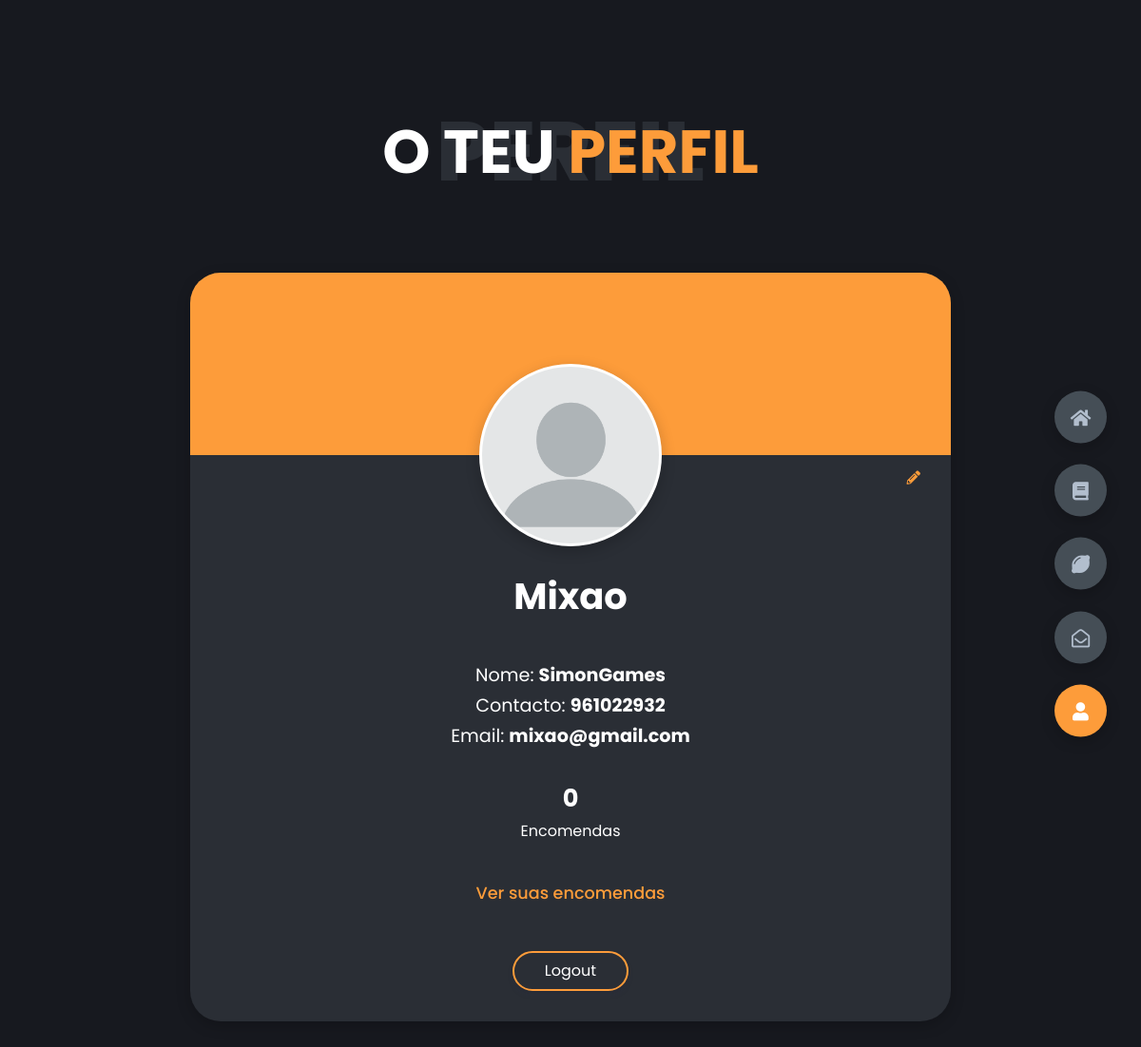
The page /php/profile.php (signed in) on the database its author committed.
### tables this page shows
CREATE TABLE Clientes (
    id_clientes INTEGER PRIMARY KEY AUTOINCREMENT,
    username VARCHAR(45) NOT NULL,
    nome_cliente VARCHAR(45) NOT NULL,
    contacto VARCHAR(50) NOT NULL,
    email VARCHAR(100) NOT NULL,
    pass VARCHAR(255) NOT NULL
, imagem_perfil VARCHAR(255) DEFAULT '../img/user.png');

### includes/profile_inc.php (called while the page is built, shortened)
<?php
include('../includes/conn.php');
$userId = $_SESSION["userid"];
$query = "SELECT * FROM Clientes WHERE id_clientes = :userid";
$stmt = $db->prepare($query);
$stmt->bindValue(':userid', $userId, SQLITE3_INTEGER);
$result = $stmt->execute();
$user = array();
while ($row = $result->fetchArray(SQLITE3_ASSOC)) {
    $user[] = array($row['username'], $row['nome_cliente'], $row['contacto'], $row['email'],$row['imagem_perfil']);
}

### php/profile.php (the view, shortened to what this page needs)
<!DOCTYPE html>
<html lang="en">
<head>
  <link rel="stylesheet" href="../styles/style.css" />
  <link rel="stylesheet" href="https://cdnjs.cloudflare.com/ajax/libs/font-awesome/5.15.4/css/all.min.css" />
</head>
<body class="main-content">
  <main>
    <section class="container active " id="profile">
      <div class="main-title">
        <h2>O teu <span>Perfil</span><span class="bg-text">Perfil</span></h2>
      </div>
      <?php
      include('../includes/profile_inc.php');
      foreach ($user as $info) {
        $username = $info[0];
        $nomeCliente = $info[1];
        $contacto = $info[2];
        $email = $info[3];
        $imagem_perfil = $info[4];
      ?>
        <div class="profile-page hidden">
          <div class="content">
            <div class="content__cover">
              <div class="content__avatar">
                <img src="<?php echo $imagem_perfil; ?>" alt="">
              </div>
              <div class="content__bull">
              </div>
            </div>
            <div class="content__actions">
              <a href="editProfile.php"><i class="fas fa-pencil-alt"></i></a>
            </div>
            <div class="content__title">
              <div class="content__header">
                <h1><?php echo $username; ?></h1>
              </div>
              <div class="content__description">
                <p>Nome: <b><?php echo $nomeCliente; ?></b></p>
                <p>Contacto: <b><?php echo $contacto; ?></b></p>
                <p>Email: <b><?php echo $email; ?></b></p>
              </div>
            <?php
          }
            ?>
            <ul class="content__list">
              <li><span>0</span>Encomendas</li>
            </ul>
            <div class="content__description">
              <a href="">Ver suas encomendas</a>
            </div>
            <div class="content__button"><a class="button" href="../includes/logout_inc.php">
                <p class="button__text">Logout</p>
              </a></div>
            </div>
          </div>
    </section>
  </main>
  <div class="controls">
    <a href="index.php">
      <div class="control" data-id="home">
        <i class="fas fa-home"></i>
      </div>
    </a>
    <a href="about.php">
      <div class="control" data-id="about">
        <i class="fas fa-book"></i>
      </div>
    </a>
    <a href="catalogo.php">
      <div class="control" data-id="catalogo">
        <i class="fas fa-lemon"></i>
      </div>
    </a>
    <a href="contact.php">
      <div class="control" data-id="contact">
        <i class="far fa-envelope-open"></i>
      </div>
    </a>
    <div class="control active-btn" data-id="home">
      <i class="fas fa-user"></i>
    </div>
  </div>
</body>
</html>

### rows shown on the page
clientes: imagem_perfil (placeholder picture), username "Mixao", nome_cliente "SimonGames", contacto "961022932", email "mixao@gmail.com"
